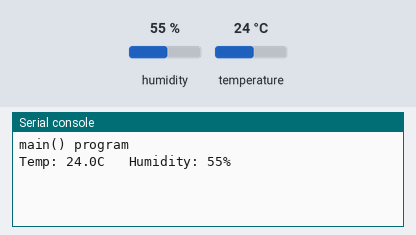
Bench run of a program on a simulated CircuitPython board. Shown: the last lines printed to the serial console. The inputs (shaded band) are chosen by the test bench; at power-on: humidity 55 %, temperature 24 °C.

Above: at 1.2 s.
1.3 s: humidity set to 22 %
At 3.7 s:
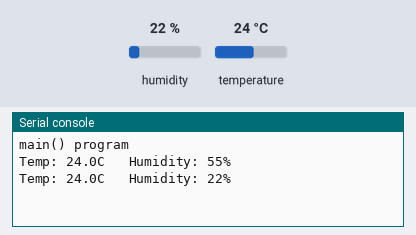
4.3 s: temperature set to 12 °C
At 6.0 s:
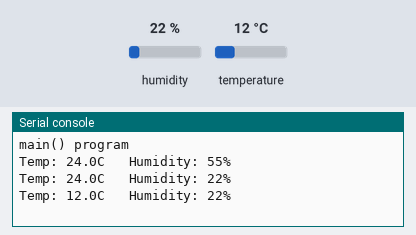
7.3 s: humidity set to 40 %
At 9.7 s:
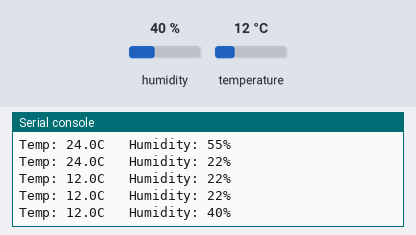
Timing chart, 0 to 11.2 s (numbered marks = the images above; inputs shaded):
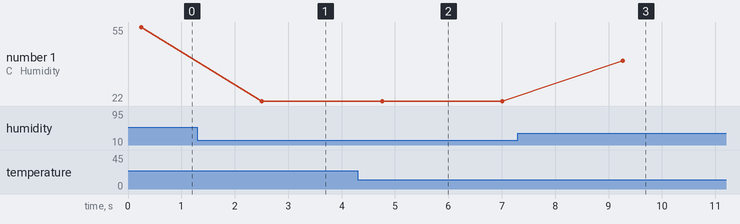

The program:

day02_example5.py
```python
import board
import adafruit_dht
from time import daylight, sleep

dhtDevice = adafruit_dht.DHT11(board.D17)

def main():
    print("main() program")
    while True:
        try:
            temperature_c = dhtDevice.temperature
            humidity = dhtDevice.humidity
            print("Temp: {:.1f}C   Humidity: {}%".format(temperature_c, humidity))
        except RuntimeError as error:
            print(error.args[0])
        sleep(2.0)

if __name__ == '__main__':
    main()
```

Measured:
- after the input at 1.3 s, the serial console: prints a new line after 1.2 s (image 1)
- after the input at 4.3 s, the serial console: prints a new line after 0.46 s (image 2)
- after the input at 7.3 s, the serial console: prints a new line after 2.0 s (image 3)
- plotted number 1: 55 → 22 after the input at 1.3 s, 22 → 40 after the input at 7.3 s
